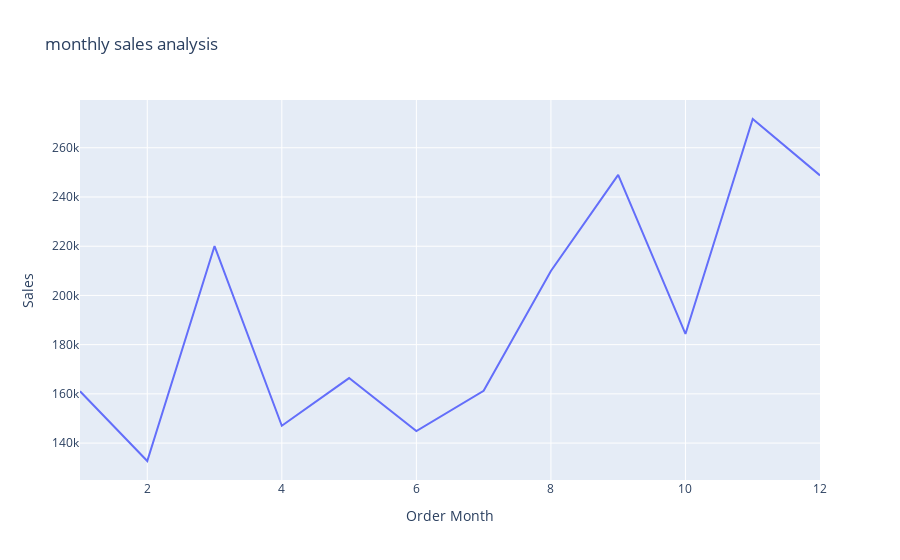

Notebook code for this chart:
### Code cell
sales_by_month=data.groupby('Order Month')['Sales'].sum().reset_index()
fig=px.line(sales_by_month, x='Order Month', y='Sales', title="monthly sales analysis", )
fig.show()

### Figure 1 — Plotly figure (JSON) as saved in the notebook; plotly's stock layout.template omitted (floating-point values rounded to 4 significant figures)
{"data": [{"hovertemplate": "Order Month=%{x}<br>Sales=%{y}<extra></extra>", "legendgroup": "", "line": {"color": "#636efa", "dash": "solid"}, "marker": {"symbol": "circle"}, "mode": "lines", "name": "", "orientation": "v", "showlegend": false, "type": "scatter", "x": [1, 2, 3, 4, 5, 6, 7, 8, 9, 10, 11, 12], "xaxis": "x", "y": [161100.0, 132700.0, 220100.0, 147000.0, 166400.0, 144900.0, 161200.0, 210000.0, 249000.0, 184400.0, 271700.0, 248800.0], "yaxis": "y"}], "layout": {"autosize": true, "legend": {"tracegroupgap": 0}, "title": {"text": "monthly sales analysis"}, "xaxis": {"anchor": "y", "autorange": true, "domain": [0, 1], "range": [1, 12], "title": {"text": "Order Month"}, "type": "linear"}, "yaxis": {"anchor": "x", "autorange": true, "domain": [0, 1], "range": [125000.0, 279400.0], "title": {"text": "Sales"}, "type": "linear"}}}
